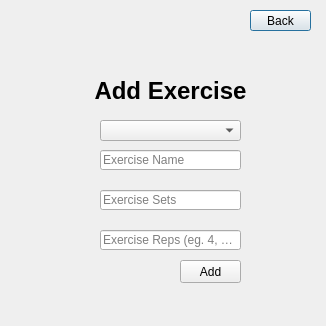
<?xml version="1.0" encoding="UTF-8"?>
<ui version="4.0">
 <class>add_workout_view</class>
 <widget class="QDialog" name="add_workout_view">
  <property name="geometry">
   <rect>
    <x>0</x>
    <y>0</y>
    <width>326</width>
    <height>326</height>
   </rect>
  </property>
  <property name="sizePolicy">
   <sizepolicy hsizetype="Fixed" vsizetype="Fixed">
    <horstretch>0</horstretch>
    <verstretch>0</verstretch>
   </sizepolicy>
  </property>
  <property name="windowTitle">
   <string>Exercise - Workout Tracker</string>
  </property>
  <widget class="QPushButton" name="back_to_main_view">
   <property name="geometry">
    <rect>
     <x>250</x>
     <y>10</y>
     <width>61</width>
     <height>21</height>
    </rect>
   </property>
   <property name="text">
    <string>Back</string>
   </property>
  </widget>
  <widget class="QLabel" name="title_label">
   <property name="geometry">
    <rect>
     <x>85</x>
     <y>66</y>
     <width>171</width>
     <height>51</height>
    </rect>
   </property>
   <property name="text">
    <string>&lt;html&gt;&lt;head/&gt;&lt;body&gt;&lt;p&gt;&lt;span style=&quot; font-size:18pt; font-weight:600;&quot;&gt;Add Exercise&lt;/span&gt;&lt;/p&gt;&lt;/body&gt;&lt;/html&gt;</string>
   </property>
   <property name="alignment">
    <set>Qt::AlignCenter</set>
   </property>
  </widget>
  <widget class="QLineEdit" name="exercise_name_text">
   <property name="geometry">
    <rect>
     <x>100</x>
     <y>150</y>
     <width>141</width>
     <height>20</height>
    </rect>
   </property>
   <property name="placeholderText">
    <string>Exercise Name</string>
   </property>
  </widget>
  <widget class="QPushButton" name="add_exercise_button">
   <property name="geometry">
    <rect>
     <x>180</x>
     <y>260</y>
     <width>61</width>
     <height>23</height>
    </rect>
   </property>
   <property name="text">
    <string>Add</string>
   </property>
  </widget>
  <widget class="QLineEdit" name="exercise_sets_text">
   <property name="geometry">
    <rect>
     <x>100</x>
     <y>190</y>
     <width>141</width>
     <height>20</height>
    </rect>
   </property>
   <property name="placeholderText">
    <string>Exercise Sets</string>
   </property>
  </widget>
  <widget class="QLineEdit" name="exercise_reps_text">
   <property name="geometry">
    <rect>
     <x>100</x>
     <y>230</y>
     <width>141</width>
     <height>20</height>
    </rect>
   </property>
   <property name="placeholderText">
    <string>Exercise Reps (eg. 4, 4-6)</string>
   </property>
  </widget>
  <widget class="QLabel" name="exercise_add_status">
   <property name="geometry">
    <rect>
     <x>102</x>
     <y>260</y>
     <width>71</width>
     <height>21</height>
    </rect>
   </property>
   <property name="text">
    <string/>
   </property>
  </widget>
  <widget class="QComboBox" name="workout_combo_box">
   <property name="geometry">
    <rect>
     <x>100</x>
     <y>120</y>
     <width>141</width>
     <height>21</height>
    </rect>
   </property>
   <property name="placeholderText">
    <string>Choose a workout</string>
   </property>
  </widget>
 </widget>
 <tabstops>
  <tabstop>exercise_name_text</tabstop>
  <tabstop>exercise_sets_text</tabstop>
  <tabstop>exercise_reps_text</tabstop>
  <tabstop>add_exercise_button</tabstop>
  <tabstop>back_to_main_view</tabstop>
 </tabstops>
 <resources/>
 <connections/>
</ui>
